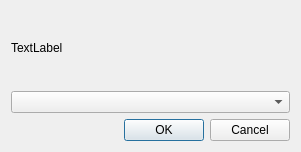
<ui version="4.0" >
 <class>Dialog</class>
 <widget class="QDialog" name="Dialog" >
  <property name="geometry" >
   <rect>
    <x>0</x>
    <y>0</y>
    <width>301</width>
    <height>152</height>
   </rect>
  </property>
  <property name="windowTitle" >
   <string>Dialog</string>
  </property>
  <layout class="QGridLayout" name="gridLayout" >
   <item row="0" column="0" >
    <widget class="QLabel" name="copyto_label" >
     <property name="text" >
      <string>TextLabel</string>
     </property>
    </widget>
   </item>
   <item row="1" column="0" colspan="2" >
    <widget class="QComboBox" name="copyto_combo" />
   </item>
   <item row="2" column="0" colspan="2" >
    <widget class="QDialogButtonBox" name="buttonBox" >
     <property name="orientation" >
      <enum>Qt::Horizontal</enum>
     </property>
     <property name="standardButtons" >
      <set>QDialogButtonBox::Cancel|QDialogButtonBox::Ok</set>
     </property>
    </widget>
   </item>
  </layout>
 </widget>
 <resources/>
 <connections>
  <connection>
   <sender>buttonBox</sender>
   <signal>accepted()</signal>
   <receiver>Dialog</receiver>
   <slot>accept()</slot>
   <hints>
    <hint type="sourcelabel" >
     <x>248</x>
     <y>254</y>
    </hint>
    <hint type="destinationlabel" >
     <x>157</x>
     <y>274</y>
    </hint>
   </hints>
  </connection>
  <connection>
   <sender>buttonBox</sender>
   <signal>rejected()</signal>
   <receiver>Dialog</receiver>
   <slot>reject()</slot>
   <hints>
    <hint type="sourcelabel" >
     <x>316</x>
     <y>260</y>
    </hint>
    <hint type="destinationlabel" >
     <x>286</x>
     <y>274</y>
    </hint>
   </hints>
  </connection>
 </connections>
</ui>
